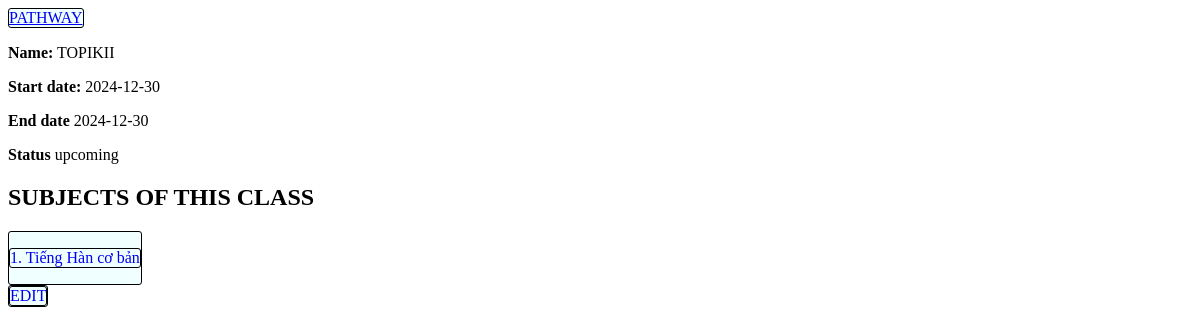
/manage/class/id=24/, run on the app's committed database.
### main_site/models.py (models this page shows, shortened)
class Class(models.Model):
    STATUS_CHOICES = (
        ('active','active'),
        ('upcoming','upcoming'),
        ('completed','completed'),
    )
    name = models.CharField(max_length=50, verbose_name='Tên lớp')
    startDate = models.DateField(verbose_name='Thời gian mở lớp', null=True, auto_now_add=True)
    endDate = models.DateField(verbose_name='Thời gian đóng lớp', null=True)
    status = models.CharField(max_length=10, choices=STATUS_CHOICES, default='upcoming')
    maxOfDay = models.IntegerField(verbose_name='Số lượng ngày học tối đa trong kỳ', default=50)
    maxOfSessionsInDay = models.IntegerField(verbose_name="Số lượng buổi học tối đa trong ngày", default=2)
    term = models.ForeignKey(Term, on_delete=models.CASCADE, verbose_name='Thông tin kỳ học')

class Subject(models.Model):
    name = models.CharField(max_length=50, verbose_name='Tên môn học')
    class_object = models.ForeignKey(Class, on_delete=models.CASCADE, verbose_name='Lớp chứa môn học')

### main_site/views.py (the view)
# urls.py: path('manage/class/id=<int:classId>/', views.getManageClass, name="manageClass"),
def getManageClass(request, classId):
    classObj = Class.objects.filter(id=classId).first()
    subjects = Subject.objects.filter(class_object = classObj)
    context = {
        'class':classObj,
        'subjects': subjects,
    }
    return render(request, 'manage/class.html', context)

### main_site/templates/manage/class.html (shortened to what this page needs)
{% extends "base/base.html" %}
{% load static %}
{% block content %}
<a href="{% url "pathway" classId=class.id %}">PATHWAY</a>
<div class="InformationContainer">
    <p ><strong >Name:</strong> {{class.name}} </p>
</div>
<div class="InformationContainer">
    <p ><strong >Start date:</strong> {{class.startDate | date:"Y-m-d"}} </p>
</div>
<div class="InformationContainer">
    <p ><strong >End date</strong> {{class.endDate | date:"Y-m-d"}} </p>
</div>
<div class="InformationContainer">
    <p ><strong >Status</strong> {{class.status}} </p>
</div>
<h2 >SUBJECTS OF THIS CLASS</h2>
{% for subject in subjects %}
<div class="InformationContainer">
   <a href="{% url "manageSubject" subjectId=subject.id %}"><p class="ClickTag"> {{forloop.counter}}. {{subject.name}} </p></a>
</div>
{% endfor %}
<a href="{% url "editClass" classId=class.id %}"><div class="ClickTag">EDIT</div></a>
{% endblock content %}

### static/css/base.css (style rules this page uses)
.ClickTag, a, [onclick] { background-color: azure; display: inline-block; border: 1px solid black; border-radius: 3px; }

### data on the page
Class: name "TOPIKII", startDate "2024-12-30", endDate "2024-12-30", status "upcoming"
Subject: name "Tiếng Hàn cơ bản"
